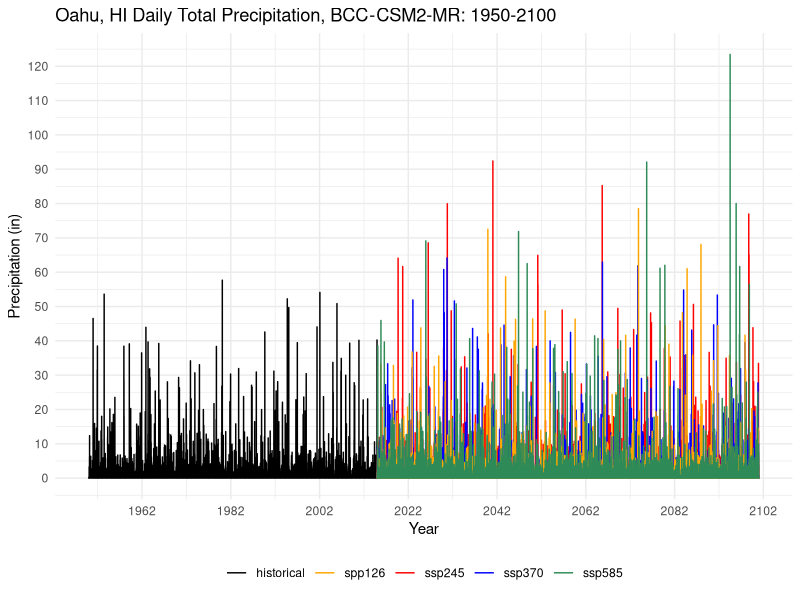
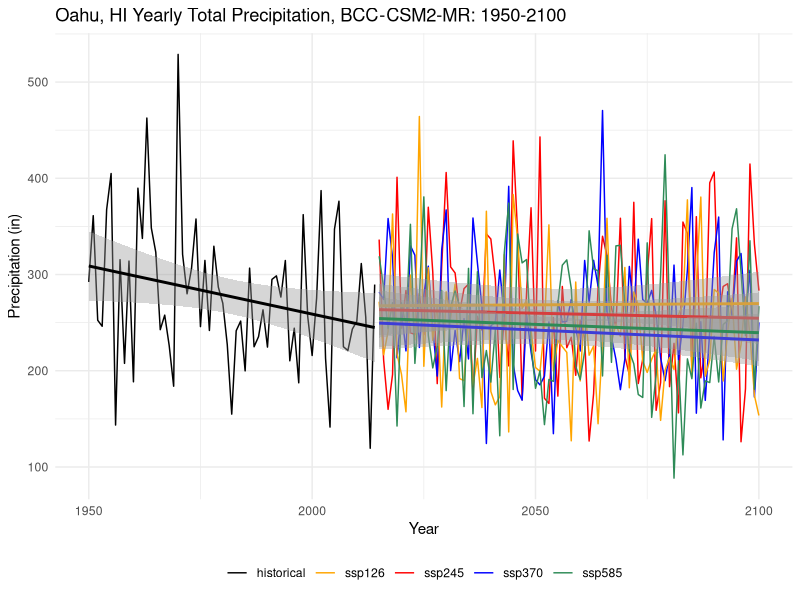
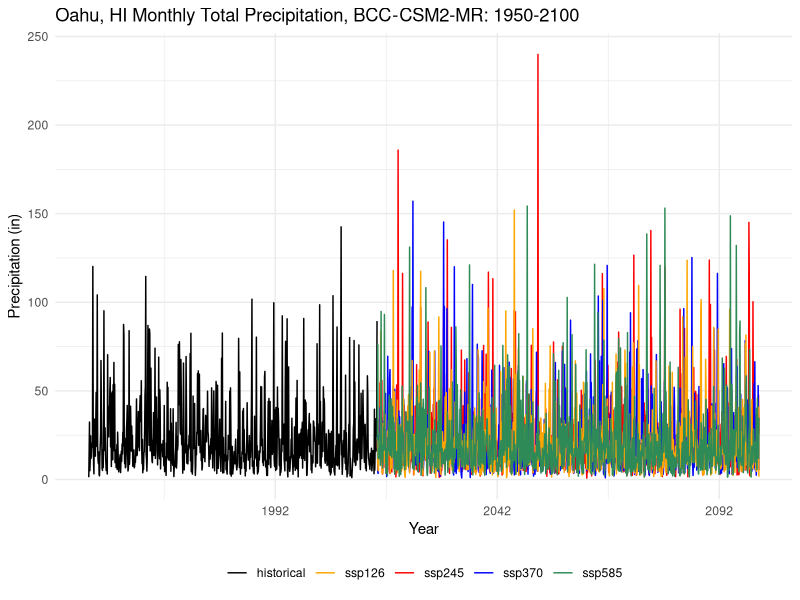
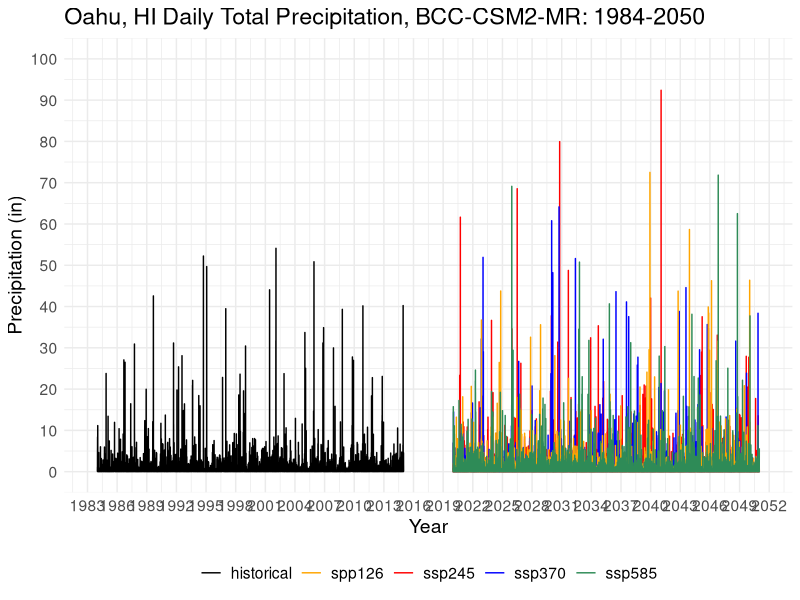
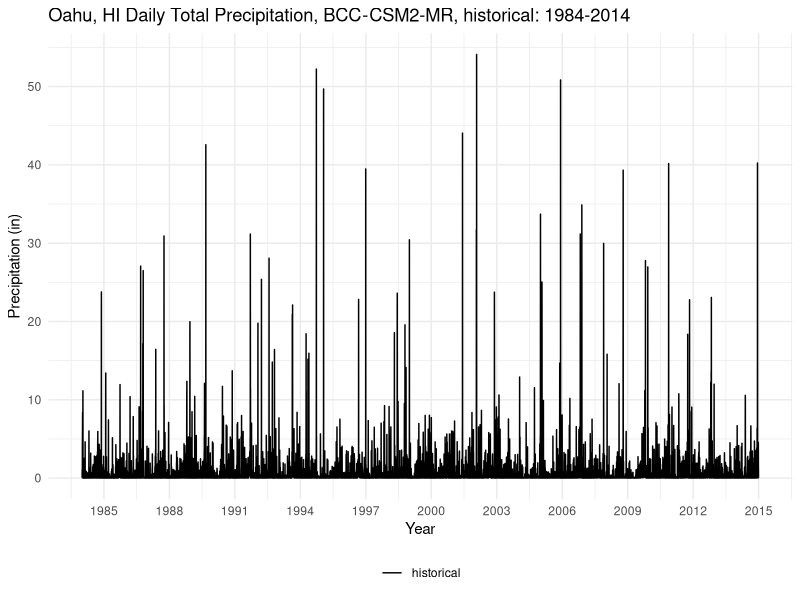
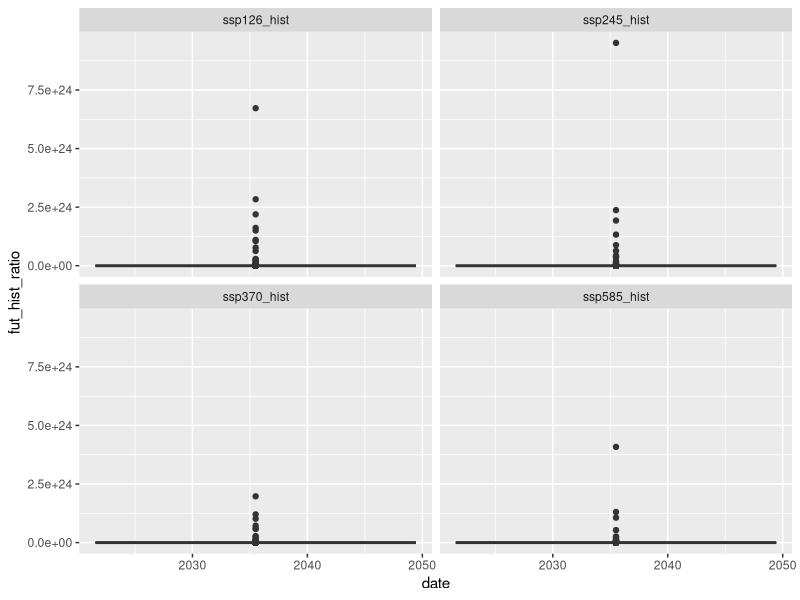
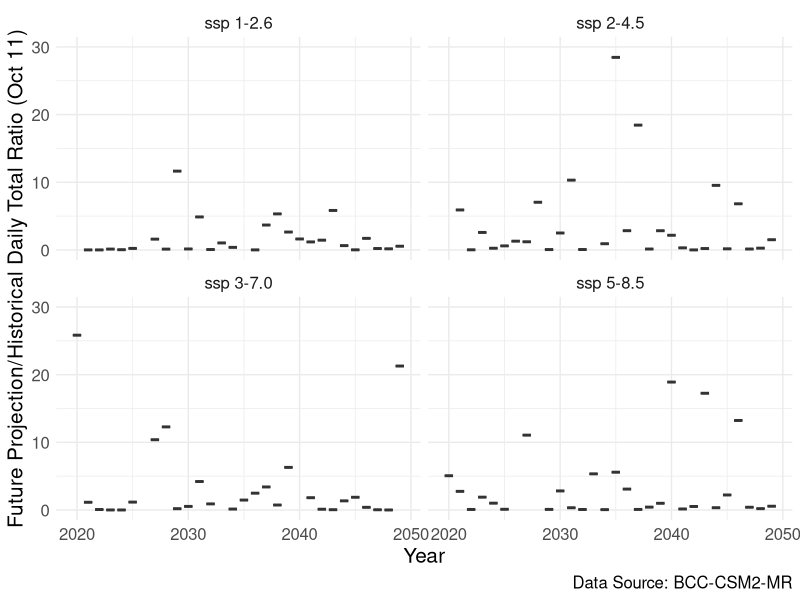
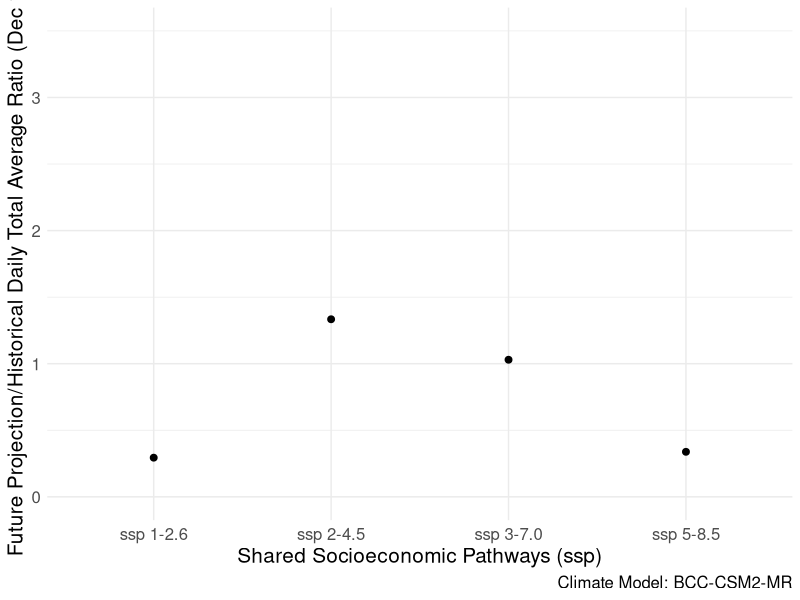

The R script that drew these images, in order:
## ---- chunk 1
knitr::opts_chunk$set(echo = TRUE)
library(tidyverse)
library(here)
library(lubridate)
library(ggpubr)
library(zoo)
## ---- chunk 2
## Note: these data are from climate model BCC-CSM2-MR (China)
## daily totals
bcc_historical_tot = read.csv(here("climate_change_data", "BCC_daily_tot","oahu_historical_1950_2014_total.csv")) %>%  
  rename(date = dayofyear, pcp = pr) 
bcc_ssp126_tot = read.csv(here("climate_change_data","BCC_daily_tot","oahu_ssp126_2015_2100_total.csv")) %>% 
  rename(date = dayofyear, pcp = pr) 
bcc_ssp245_tot = read.csv(here("climate_change_data","BCC_daily_tot","oahu_ssp245_2015_2100_total.csv")) %>% 
  rename(date = dayofyear, pcp = pr) 
bcc_ssp370_tot = read.csv(here("climate_change_data","BCC_daily_tot","oahu_ssp370_2015_2100_total.csv")) %>% 
  rename(date = dayofyear, pcp = pr)
bcc_ssp585_tot = read.csv(here("climate_change_data","BCC_daily_tot","oahu_ssp585_2015_2100_total.csv")) %>% 
  rename(date = dayofyear, pcp = pr)

bcc_historical_tot$date <- ymd(bcc_historical_tot$date)
bcc_ssp126_tot$date <- ymd(bcc_ssp126_tot$date)
bcc_ssp245_tot$date <- ymd(bcc_ssp245_tot$date)
bcc_ssp370_tot$date <- ymd(bcc_ssp370_tot$date)
bcc_ssp585_tot$date <- ymd(bcc_ssp585_tot$date)
## ---- chunk 3
bcc_daily_tot_proj <- 
  ggplot() +
  geom_line(data = bcc_historical_tot, aes(x=date, y=pcp, color= "black"), size = 0.5) + 
  geom_line(data = bcc_ssp126_tot, aes(x=date, y=pcp, color="orange"), size = 0.5) + 
  geom_line(data = bcc_ssp245_tot, aes(x=date, y=pcp, color="red"), size = 0.5) +
  geom_line(data = bcc_ssp370_tot, aes(x=date, y=pcp, color = "blue"), size = 0.5) +
  geom_line(data = bcc_ssp585_tot, aes(x=date, y=pcp, color = "seagreen"), size = 0.5) + 
  theme_minimal() + 
  scale_y_continuous(breaks=seq(0,150,10)) +
  scale_x_date(date_breaks = "20 years", date_labels = "%Y") +
  ggtitle("Oahu, HI Daily Total Precipitation, BCC-CSM2-MR: 1950-2100") +
   labs(x = "Year",
       y = "Precipitation (in)") +
  scale_color_manual(values = c("black", "orange", "red", "blue", "seagreen", "purple"), 
                     labels = c("historical" , "spp126", "ssp245", "ssp370", "ssp585")) +
  theme(legend.title=element_blank())+
    theme(legend.position="bottom")

bcc_daily_tot_proj

## ---- chunk 4
# add seperate columns for year, month and day
bcc_historical_tot <- bcc_historical_tot %>% 
  mutate(year = year(date)) %>% 
  mutate(month = month(date)) %>% 
  mutate(day = day(date))

bcc_ssp126_tot <- bcc_ssp126_tot %>% 
  mutate(year = year(date)) %>% 
  mutate(month = month(date)) %>% 
  mutate(day = day(date))

bcc_ssp245_tot <- bcc_ssp245_tot %>% 
  mutate(year = year(date)) %>% 
  mutate(month = month(date)) %>% 
  mutate(day = day(date))

bcc_ssp370_tot <- bcc_ssp370_tot %>% 
  mutate(year = year(date)) %>% 
  mutate(month = month(date)) %>% 
  mutate(day = day(date))

bcc_ssp585_tot <- bcc_ssp585_tot  %>% 
  mutate(year = year(date)) %>% 
  mutate(month = month(date)) %>% 
  mutate(day = day(date))


# group by yearly sum of pcp 
bcc_historical_tot_yearly <- bcc_historical_tot %>% 
  group_by(year) %>% 
  mutate(sum = sum(pcp)) %>% 
  select(year, sum) %>% 
  distinct()

bcc_historical_tot_yearly$year <- as.numeric(bcc_historical_tot_yearly$year) 


# group by yearly sum of pcp 
bcc_ssp126_tot_yearly <- bcc_ssp126_tot %>% 
  group_by(year) %>% 
  mutate(sum = sum(pcp)) %>% 
  select(year, sum) %>% 
  distinct()

bcc_ssp126_tot_yearly$year <- as.numeric(bcc_ssp126_tot_yearly$year) 

# group by yearly sum of pcp 
bcc_ssp245_tot_yearly <- bcc_ssp245_tot %>% 
  group_by(year) %>% 
  mutate(sum = sum(pcp)) %>% 
  select(year, sum) %>% 
  distinct()

bcc_ssp245_tot_yearly$year <- as.numeric(bcc_ssp245_tot_yearly$year) 

# group by yearly sum of pcp 
bcc_ssp370_tot_yearly <- bcc_ssp370_tot %>% 
  group_by(year) %>% 
  mutate(sum = sum(pcp)) %>% 
  select(year, sum) %>% 
  distinct()

bcc_ssp370_tot_yearly$year <- as.numeric(bcc_ssp370_tot_yearly$year) 

# group by yearly sum of pcp 
bcc_ssp585_tot_yearly <- bcc_ssp585_tot %>% 
  group_by(year) %>% 
  mutate(sum = sum(pcp)) %>% 
  select(year, sum) %>% 
  distinct()

bcc_ssp585_tot_yearly$year <- as.numeric(bcc_ssp585_tot_yearly$year) 


# group by month (and associated year) sum of pcp
bcc_historical_tot_monthly <- bcc_historical_tot %>% 
  group_by(month,year) %>% 
  mutate(sum = sum(pcp)) %>% 
  select(month, year, sum) %>% 
  distinct()

bcc_historical_tot_monthly$date <- format(as.Date(paste(bcc_historical_tot_monthly$year, bcc_historical_tot_monthly$month, 01), "%Y %m %d"), "%m-%Y")

bcc_historical_tot_monthly$date <- my(bcc_historical_tot_monthly$date)


# group by month (and associated year) sum of pcp
bcc_ssp126_tot_monthly <- bcc_ssp126_tot %>% 
  group_by(month,year) %>% 
  mutate(sum = sum(pcp)) %>% 
  select(month, year, sum) %>% 
  distinct()

bcc_ssp126_tot_monthly$date <- format(as.Date(paste(bcc_ssp126_tot_monthly$year, bcc_ssp126_tot_monthly$month, 01), "%Y %m %d"), "%m-%Y")

bcc_ssp126_tot_monthly$date <- my(bcc_ssp126_tot_monthly$date)


# group by month (and associated year) sum of pcp
bcc_ssp245_tot_monthly <- bcc_ssp245_tot %>% 
  group_by(month,year) %>% 
  mutate(sum = sum(pcp)) %>% 
  select(month, year, sum) %>% 
  distinct()

bcc_ssp245_tot_monthly$date <- format(as.Date(paste(bcc_ssp245_tot_monthly$year, bcc_ssp245_tot_monthly$month, 01), "%Y %m %d"), "%m-%Y")

bcc_ssp245_tot_monthly$date <- my(bcc_ssp245_tot_monthly$date)

# group by yearly sum of daily avg pcp 
bcc_ssp370_tot_monthly <- bcc_ssp370_tot %>% 
  group_by(month,year) %>% 
  mutate(sum = sum(pcp)) %>% 
  select(month, year, sum) %>% 
  distinct() 
  
bcc_ssp370_tot_monthly$date <- format(as.Date(paste(bcc_ssp370_tot_monthly$year, bcc_ssp370_tot_monthly$month, 01), "%Y %m %d"), "%m-%Y")

bcc_ssp370_tot_monthly$date <- my(bcc_ssp370_tot_monthly$date)

# group by yearly sum of daily avg pcp 
bcc_ssp585_tot_monthly <- bcc_ssp585_tot %>% 
  group_by(month,year) %>% 
  mutate(sum = sum(pcp)) %>% 
  select(month, year, sum) %>% 
  distinct() 
  
bcc_ssp585_tot_monthly$date <- format(as.Date(paste(bcc_ssp585_tot_monthly$year, bcc_ssp585_tot_monthly$month, 01), "%Y %m %d"), "%m-%Y")

bcc_ssp585_tot_monthly$date <- my(bcc_ssp585_tot_monthly$date)
## ---- chunk 5
## all three ssps 
bcc_yearly_sum_proj <- 
  ggplot() +
  geom_line(data = bcc_historical_tot_yearly, aes(x=year, y=sum, color="black"), size = 0.5) +
  geom_line(data = bcc_ssp126_tot_yearly, aes(x=year, y=sum, color="orange"), size = 0.5) + 
  geom_line(data = bcc_ssp245_tot_yearly, aes(x=year, y=sum, color="red"), size = 0.5) +
  geom_line(data = bcc_ssp370_tot_yearly, aes(x=year, y=sum, color = "blue"), size = 0.5) +
  geom_line(data = bcc_ssp585_tot_yearly, aes(x=year, y=sum, color = "seagreen"), size = 0.5) +
  theme_minimal() + 
  #scale_y_continuous(breaks=seq(0,450,50)) +
  scale_x_continuous(breaks=seq(1950,2100,50)) + 
  # scale_x_date(date_breaks = "5 years", date_labels = "%Y") +
  ggtitle("Oahu, HI Yearly Total Precipitation, BCC-CSM2-MR: 1950-2100") + 
  scale_color_manual(values = c("black", "orange", "red", "blue", "seagreen"), labels = c("historical", "ssp126", "ssp245", "ssp370", "ssp585")) +
  labs(x = "Year",
       y = "Precipitation (in)") +
  geom_smooth(data = bcc_historical_tot_yearly, aes(x=year, y=sum), method='lm', formula = y~x, color = "black") +
  geom_smooth(data = bcc_ssp126_tot_yearly, aes(x=year, y=sum), method='lm', formula = y~x, color = "orange") + 
  geom_smooth(data = bcc_ssp245_tot_yearly, aes(x=year, y=sum), method='lm', formula = y~x, color = "red") + 
  geom_smooth(data = bcc_ssp370_tot_yearly, aes(x=year, y=sum), method='lm', formula = y~x, color = "blue") + 
  geom_smooth(data = bcc_ssp585_tot_yearly, aes(x=year, y=sum), method='lm', formula = y~x, color = "seagreen") +
  theme(legend.title=element_blank())+
    theme(legend.position="bottom")
# +
#   stat_regline_equation(label.y = 400) +
#   stat_cor(label.y = 400)

bcc_yearly_sum_proj
## ---- chunk 6
# all three ssps 
bcc_monthly_sum_proj <- 
  ggplot() +
  geom_line(data = bcc_historical_tot_monthly, aes(x=date, y=sum, color="black"), size = 0.5) +
  geom_line(data = bcc_ssp126_tot_monthly, aes(x=date, y=sum, color="orange"), size = 0.5) + 
  geom_line(data = bcc_ssp245_tot_monthly, aes(x=date, y=sum, color="red"), size = 0.5) +
  geom_line(data = bcc_ssp370_tot_monthly, aes(x=date, y=sum, color = "blue"), size = 0.5) +
  geom_line(data = bcc_ssp585_tot_monthly, aes(x=date, y=sum, color = "seagreen"), size = 0.5) +
  theme_minimal() + 
  scale_y_continuous(breaks=seq(0,300,50)) +
  #scale_x_continuous(breaks=seq(1850,2100,50)) + 
 scale_x_date(date_breaks = "50 years", date_labels = "%Y") +
  ggtitle("Oahu, HI Monthly Total Precipitation, BCC-CSM2-MR: 1950-2100") + 
  scale_color_manual(values = c("black", "orange", "red", "blue", "seagreen"), labels = c("historical", "ssp126", "ssp245", "ssp370", "ssp585")) +
  labs(x = "Year",
       y = "Precipitation (in)") +
  # geom_smooth(data = bcc_historical_tot_monthly, aes(x=date, y=sum), method='lm', formula = y~x, color = "black") +
  # geom_smooth(data = bcc_ssp126_tot_monthly, aes(x=date, y=sum), method='lm', formula = y~x, color = "orange") +
  # geom_smooth(data = bcc_ssp245_tot_monthly, aes(x=date, y=sum), method='lm', formula = y~x, color = "red") +
  # geom_smooth(data = bcc_ssp370_tot_monthly, aes(x=date, y=sum), method='lm', formula = y~x, color = "blue") +
  # geom_smooth(data = bcc_ssp585_tot_monthly, aes(x=date, y=sum), method='lm', formula = y~x, color = "seagreen") +
  theme(legend.title=element_blank())+
    theme(legend.position="bottom")
  
  # stat_regline_equation(label.y = 200) +
  # stat_cor(label.y = 190)

bcc_monthly_sum_proj
## ---- chunk 7
bcc_historical_tot_1984_2014 <- bcc_historical_tot %>% 
  filter(year %in% (1984:2014))
  
## separate projections based on 2020 to 2070
bcc_ssp126_tot_2020_2050 <- bcc_ssp126_tot %>% 
  filter(year %in% (2020:2050))

bcc_ssp245_tot_2020_2050 <- bcc_ssp245_tot %>% 
  filter(year %in% (2020:2050))

bcc_ssp370_tot_2020_2050 <- bcc_ssp370_tot %>% 
  filter(year %in% (2020:2050))

bcc_ssp585_tot_2020_2050 <- bcc_ssp585_tot %>% 
  filter(year %in% (2020:2050))


bcc_daily_tot_period <- 
  ggplot() +
  geom_line(data = bcc_historical_tot_1984_2014, aes(x=date, y=pcp, color="black"), size = 0.5) + 
  geom_line(data = bcc_ssp126_tot_2020_2050, aes(x=date, y=pcp, color="orange"), size = 0.5) + 
  geom_line(data = bcc_ssp245_tot_2020_2050, aes(x=date, y=pcp, color="red"), size = 0.5) +
  geom_line(data = bcc_ssp370_tot_2020_2050, aes(x=date, y=pcp, color = "blue"), size = 0.5) +
  geom_line(data = bcc_ssp585_tot_2020_2050, aes(x=date, y=pcp, color = "seagreen"), size = 0.5) + 
  theme_minimal() + 
  scale_y_continuous(breaks=seq(0,100,10), limits = c(0, 100)) +
  scale_x_date(date_breaks = "3 years", date_labels = "%Y") +
  ggtitle("Oahu, HI Daily Total Precipitation, BCC-CSM2-MR: 1984-2050") +
   labs(x = "Year",
       y = "Precipitation (in)") +
  scale_color_manual(values = c("black", "orange", "red", "blue", "seagreen"), labels = c("historical", "spp126", "ssp245", "ssp370", "ssp585")) +
   theme(legend.title=element_blank())+
    theme(legend.position="bottom") +
    theme(text = element_text(size=14))

bcc_daily_tot_period

#ggsave('bcc_daily_tot_period.png', bcc_daily_tot_period, width = 12, height = 8, units = "in")

## ---- chunk 8
bcc_daily_tot_period_hist <- 
  ggplot() +
  geom_line(data = bcc_historical_tot_1984_2014, aes(x=date, y=pcp, color="black"), size = 0.5) +  
  theme_minimal() + 
  scale_y_continuous(breaks=seq(0,50,10)) +
  scale_x_date(date_breaks = "3.5 years", date_labels = "%Y") +
  ggtitle("Oahu, HI Daily Total Precipitation, BCC-CSM2-MR, historical: 1984-2014 ") +
   labs(x = "Year",
       y = "Precipitation (in)") +
  scale_color_manual(values = c("black"), labels = c("historical")) + 
 theme(legend.title=element_blank()) +
    theme(legend.position="bottom")

bcc_daily_tot_period_hist
## ---- chunk 9
## merge the data frames together 
bcc_daily_tot_prec_merge1 <- bcc_ssp126_tot_2020_2050 %>% right_join(bcc_ssp245_tot_2020_2050, by = c("date")) 
bcc_daily_tot_prec_merge2 <- bcc_daily_tot_prec_merge1 %>%  right_join(bcc_ssp370_tot_2020_2050, by = c("date"))
bcc_daily_tot_prec_merge_fin <- bcc_daily_tot_prec_merge2 %>% right_join(bcc_ssp585_tot_2020_2050,by = c("date")) %>% 
  select(date, year.x, month.x, day.x, pcp.x, pcp.y, pcp.x.x, pcp.y.y) %>% 
  rename(year = year.x,
         month = month.x,
         day = day.x,
         ssp126_pcp=pcp.x,
         ssp245_pcp=pcp.y,
         ssp370_pcp = pcp.x.x ,
         ssp585_pcp = pcp.y.y )

bcc_historical_tot_1984_2014_rename <- bcc_historical_tot_1984_2014 %>% 
  rename(hist_date = date,
         hist_pcp = pcp,
         hist_year = year,
         hist_month = month,
         hist_day = day)

bcc_merge_his_proj <- cbind(bcc_daily_tot_prec_merge_fin, bcc_historical_tot_1984_2014_rename) 

bcc_ratio_df <- bcc_merge_his_proj %>% 
  mutate(ssp126_hist = ssp126_pcp/hist_pcp,
         ssp245_hist = ssp245_pcp/hist_pcp,
         ssp370_hist = ssp370_pcp/hist_pcp,
         ssp585_hist = ssp585_pcp/hist_pcp) %>% 
  select(date, ssp126_hist,ssp245_hist, ssp370_hist, ssp585_hist) %>% 
  pivot_longer(cols = ssp126_hist:ssp585_hist,
               names_to = c("ssp"),
               values_to = "fut_hist_ratio")

ggplot(data = bcc_ratio_df, aes(x=date, y=fut_hist_ratio,  group=ssp)) +
  geom_boxplot() +
  facet_wrap(~ssp)
  #scale_y_continuous(limits = c(0,0.0e+00))
## ---- chunk 10
ssp_names <- c(
                    `ssp126_hist` = "ssp 1-2.6",
                    `ssp245_hist` = "ssp 2-4.5",
                    `ssp370_hist` = "ssp 3-7.0",
                    `ssp585_hist` = "ssp 5-8.5"
                    )

bcc_merge_his_proj_filt <- bcc_merge_his_proj %>% 
  filter(month == "10") %>% 
  filter(day == "11") %>% 
  mutate(ssp126_hist = ssp126_pcp/hist_pcp,
         ssp245_hist = ssp245_pcp/hist_pcp,
         ssp370_hist = ssp370_pcp/hist_pcp,
         ssp585_hist = ssp585_pcp/hist_pcp) %>% 
  select(date, year, month, day, ssp126_hist,ssp245_hist, ssp370_hist, ssp585_hist) %>% 
  pivot_longer(cols = ssp126_hist:ssp585_hist,
               names_to = c("ssp"),
               values_to = "fut_hist_ratio")


proj_hist_oct11_BCC <- ggplot(data = bcc_merge_his_proj_filt, aes(x=year, y=fut_hist_ratio,  group=year)) +
  geom_boxplot() +
  facet_wrap(~ssp, labeller = as_labeller(ssp_names)) +
  theme_minimal() +
  labs(x="Year", 
       y="Future Projection/Historical Daily Total Ratio (Oct 11)", 
       caption = "Data Source: BCC-CSM2-MR") +
  scale_y_continuous(limits = c(0,30)) +
    theme(text = element_text(size=15))

proj_hist_oct11_BCC

#ggsave('proj_hist_oct11_BCC.png', proj_hist_oct11_BCC, width = 12, height = 10, units = "in")
                     
## ---- chunk 11
bcc_merge_his_proj_filt_dec19 <- bcc_merge_his_proj %>%
  filter(month == "12") %>%
  filter(day == "19") %>%
  group_by(month,day) %>%
  mutate(ssp126_pcp_avg = mean(ssp126_pcp),
         ssp245_pcp_avg = mean(ssp245_pcp),
         ssp370_pcp_avg = mean(ssp370_pcp),
         ssp585_pcp_avg = mean(ssp585_pcp),
         hist_pcp_avg = mean(hist_pcp)) %>%
  select(month,day,ssp126_pcp_avg,ssp245_pcp_avg,ssp370_pcp_avg, ssp585_pcp_avg, hist_pcp_avg ) %>%
  distinct()


bcc_merge_his_proj_filt_dec19 <- bcc_merge_his_proj_filt_dec19 %>%
  mutate(ssp126_hist = ssp126_pcp_avg/hist_pcp_avg,
         ssp245_hist = ssp245_pcp_avg/hist_pcp_avg,
         ssp370_hist = ssp370_pcp_avg/hist_pcp_avg,
         ssp585_hist = ssp585_pcp_avg/hist_pcp_avg) %>%
  select(month, day, ssp126_hist,ssp245_hist, ssp370_hist, ssp585_hist) %>%
  pivot_longer(cols = ssp126_hist:ssp585_hist,
               names_to = c("ssp"),
               values_to = "fut_hist_ratio")

proj_hist_dec19_bcc <- ggplot(data = bcc_merge_his_proj_filt_dec19, aes(x=ssp, y=fut_hist_ratio)) +
  geom_point(size=2) +
  theme_minimal() +
  labs(x="Shared Socioeconomic Pathways (ssp)",
       y="Future Projection/Historical Daily Total Average Ratio (Dec 19)",
       caption = "Climate Model: BCC-CSM2-MR") +
    theme(text = element_text(size=15)) +
  scale_x_discrete(labels=c("ssp126_hist" = "ssp 1-2.6",
                            "ssp245_hist" = "ssp 2-4.5",
                              "ssp370_hist" = "ssp 3-7.0",
                            "ssp585_hist" = "ssp 5-8.5")) + 
  scale_y_continuous(limits = c(0,3.5))

proj_hist_dec19_bcc

 # ggsave('proj_hist_dec19_bcc.png', proj_hist_dec19_bcc, width = 12, height = 10, units = "in")

## ---- chunk 12
bcc_merge_his_proj_filt_mar14 <- bcc_merge_his_proj %>%
  filter(month == "3") %>%
  filter(day == "14") %>%
  group_by(month,day) %>%
  mutate(ssp126_pcp_avg = mean(ssp126_pcp),
         ssp245_pcp_avg = mean(ssp245_pcp),
         ssp370_pcp_avg = mean(ssp370_pcp),
         ssp585_pcp_avg = mean(ssp585_pcp),
         hist_pcp_avg = mean(hist_pcp)) %>%
  select(month,day,ssp126_pcp_avg,ssp245_pcp_avg,ssp370_pcp_avg, ssp585_pcp_avg, hist_pcp_avg ) %>%
  distinct()


bcc_merge_his_proj_filt_mar14 <- bcc_merge_his_proj_filt_mar14 %>%
  mutate(ssp126_hist = ssp126_pcp_avg/hist_pcp_avg,
         ssp245_hist = ssp245_pcp_avg/hist_pcp_avg,
         ssp370_hist = ssp370_pcp_avg/hist_pcp_avg,
         ssp585_hist = ssp585_pcp_avg/hist_pcp_avg) %>%
  select(month, day, ssp126_hist,ssp245_hist, ssp370_hist, ssp585_hist) %>%
  pivot_longer(cols = ssp126_hist:ssp585_hist,
               names_to = c("ssp"),
               values_to = "fut_hist_ratio")

proj_hist_mar14_bcc <- ggplot(data = bcc_merge_his_proj_filt_mar14, aes(x=ssp, y=fut_hist_ratio)) +
  geom_point(size=2) +
  theme_minimal() +
  labs(x="Shared Socioeconomic Pathways (ssp)",
       y="Future Projection/Historical Daily Total Average Ratio (Mar 14)",
       caption = "Climate Model: BCC-CSM2-MR") +
    theme(text = element_text(size=15)) +
  scale_x_discrete(labels=c("ssp126_hist" = "ssp 1-2.6",
                            "ssp245_hist" = "ssp 2-4.5",
                              "ssp370_hist" = "ssp 3-7.0",
                            "ssp585_hist" = "ssp 5-8.5")) + 
  scale_y_continuous(limits = c(0,3.5))

proj_hist_mar14_bcc

 # ggsave('proj_hist_mar14_bcc.png', proj_hist_mar14_bcc, width = 12, height = 10, units = "in")

